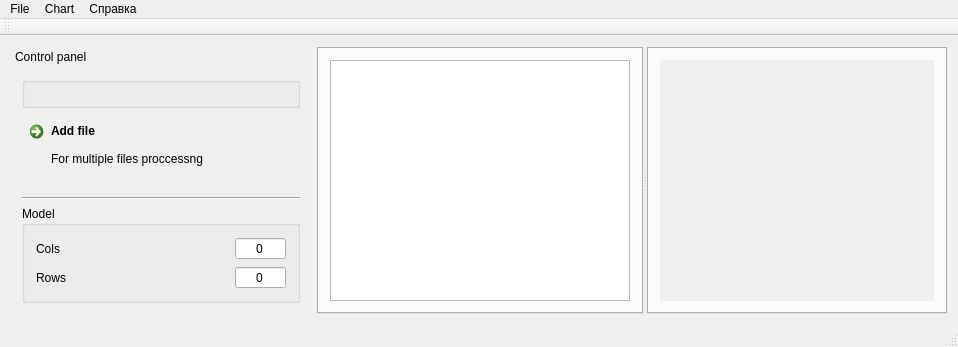
<?xml version="1.0" encoding="UTF-8"?>
<ui version="4.0">
 <class>MainWindow</class>
 <widget class="QMainWindow" name="MainWindow">
  <property name="geometry">
   <rect>
    <x>0</x>
    <y>0</y>
    <width>953</width>
    <height>347</height>
   </rect>
  </property>
  <property name="windowTitle">
   <string>Descriptors table and chart viewer</string>
  </property>
  <property name="windowIcon">
   <iconset resource="sources.qrc">
    <normaloff>:/icons/icons/favicon.png</normaloff>:/icons/icons/favicon.png</iconset>
  </property>
  <widget class="QWidget" name="centralWidget">
   <layout class="QHBoxLayout" name="horizontalLayout">
    <item>
     <widget class="QDockWidget" name="dockWidget">
      <property name="sizePolicy">
       <sizepolicy hsizetype="Maximum" vsizetype="Preferred">
        <horstretch>0</horstretch>
        <verstretch>0</verstretch>
       </sizepolicy>
      </property>
      <property name="minimumSize">
       <size>
        <width>300</width>
        <height>241</height>
       </size>
      </property>
      <property name="features">
       <set>QDockWidget::DockWidgetMovable</set>
      </property>
      <property name="allowedAreas">
       <set>Qt::BottomDockWidgetArea|Qt::LeftDockWidgetArea|Qt::RightDockWidgetArea</set>
      </property>
      <property name="windowTitle">
       <string>Control panel</string>
      </property>
      <widget class="QWidget" name="dockContent">
       <layout class="QVBoxLayout" name="verticalLayout">
        <item>
         <layout class="QVBoxLayout" name="filesVLayout">
          <item>
           <widget class="FileWidget" name="fileWidget">
            <property name="sizePolicy">
             <sizepolicy hsizetype="Preferred" vsizetype="Maximum">
              <horstretch>0</horstretch>
              <verstretch>0</verstretch>
             </sizepolicy>
            </property>
            <property name="title">
             <string/>
            </property>
           </widget>
          </item>
         </layout>
        </item>
        <item>
         <widget class="QCommandLinkButton" name="addFileBtn">
          <property name="sizePolicy">
           <sizepolicy hsizetype="Preferred" vsizetype="Maximum">
            <horstretch>0</horstretch>
            <verstretch>0</verstretch>
           </sizepolicy>
          </property>
          <property name="minimumSize">
           <size>
            <width>0</width>
            <height>70</height>
           </size>
          </property>
          <property name="text">
           <string>Add file</string>
          </property>
          <property name="icon">
           <iconset resource="sources.qrc">
            <normaloff>:/icons/icons/add.png</normaloff>:/icons/icons/add.png</iconset>
          </property>
          <property name="iconSize">
           <size>
            <width>40</width>
            <height>40</height>
           </size>
          </property>
          <property name="shortcut">
           <string>Ctrl+Shift+O</string>
          </property>
          <property name="description">
           <string>
For multiple files proccessng</string>
          </property>
         </widget>
        </item>
        <item>
         <spacer name="verticalSpacer">
          <property name="orientation">
           <enum>Qt::Vertical</enum>
          </property>
          <property name="sizeHint" stdset="0">
           <size>
            <width>20</width>
            <height>40</height>
           </size>
          </property>
         </spacer>
        </item>
        <item>
         <widget class="Line" name="line">
          <property name="orientation">
           <enum>Qt::Horizontal</enum>
          </property>
         </widget>
        </item>
        <item>
         <widget class="QGroupBox" name="groupBox">
          <property name="sizePolicy">
           <sizepolicy hsizetype="Preferred" vsizetype="Maximum">
            <horstretch>0</horstretch>
            <verstretch>0</verstretch>
           </sizepolicy>
          </property>
          <property name="title">
           <string>Model</string>
          </property>
          <layout class="QVBoxLayout" name="verticalLayout_3">
           <item>
            <layout class="QHBoxLayout" name="sizeModelHColsLayout">
             <item>
              <widget class="QLabel" name="sizeModelColLabel">
               <property name="sizePolicy">
                <sizepolicy hsizetype="Minimum" vsizetype="Preferred">
                 <horstretch>0</horstretch>
                 <verstretch>0</verstretch>
                </sizepolicy>
               </property>
               <property name="text">
                <string>Cols</string>
               </property>
               <property name="alignment">
                <set>Qt::AlignRight|Qt::AlignTrailing|Qt::AlignVCenter</set>
               </property>
              </widget>
             </item>
             <item>
              <spacer name="sizeModelHColSpacer">
               <property name="orientation">
                <enum>Qt::Horizontal</enum>
               </property>
               <property name="sizeHint" stdset="0">
                <size>
                 <width>40</width>
                 <height>20</height>
                </size>
               </property>
              </spacer>
             </item>
             <item>
              <widget class="QSpinBox" name="sizeModelColSpin">
               <property name="sizePolicy">
                <sizepolicy hsizetype="Maximum" vsizetype="Fixed">
                 <horstretch>0</horstretch>
                 <verstretch>0</verstretch>
                </sizepolicy>
               </property>
               <property name="alignment">
                <set>Qt::AlignCenter</set>
               </property>
               <property name="readOnly">
                <bool>true</bool>
               </property>
               <property name="buttonSymbols">
                <enum>QAbstractSpinBox::NoButtons</enum>
               </property>
               <property name="maximum">
                <number>1000000</number>
               </property>
              </widget>
             </item>
            </layout>
           </item>
           <item>
            <layout class="QHBoxLayout" name="sizeModelHRowsLayout">
             <item>
              <widget class="QLabel" name="sizeModelRowLabel">
               <property name="sizePolicy">
                <sizepolicy hsizetype="Minimum" vsizetype="Preferred">
                 <horstretch>0</horstretch>
                 <verstretch>0</verstretch>
                </sizepolicy>
               </property>
               <property name="text">
                <string>Rows</string>
               </property>
               <property name="alignment">
                <set>Qt::AlignRight|Qt::AlignTrailing|Qt::AlignVCenter</set>
               </property>
              </widget>
             </item>
             <item>
              <spacer name="sizeModelHRowSpacer">
               <property name="orientation">
                <enum>Qt::Horizontal</enum>
               </property>
               <property name="sizeHint" stdset="0">
                <size>
                 <width>40</width>
                 <height>20</height>
                </size>
               </property>
              </spacer>
             </item>
             <item>
              <widget class="QSpinBox" name="sizeModelRowSpin">
               <property name="sizePolicy">
                <sizepolicy hsizetype="Maximum" vsizetype="Fixed">
                 <horstretch>0</horstretch>
                 <verstretch>0</verstretch>
                </sizepolicy>
               </property>
               <property name="alignment">
                <set>Qt::AlignCenter</set>
               </property>
               <property name="readOnly">
                <bool>true</bool>
               </property>
               <property name="buttonSymbols">
                <enum>QAbstractSpinBox::NoButtons</enum>
               </property>
               <property name="suffix">
                <string/>
               </property>
               <property name="maximum">
                <number>1000000</number>
               </property>
               <property name="singleStep">
                <number>1</number>
               </property>
              </widget>
             </item>
            </layout>
           </item>
          </layout>
         </widget>
        </item>
       </layout>
      </widget>
     </widget>
    </item>
    <item>
     <widget class="QSplitter" name="splitter">
      <property name="orientation">
       <enum>Qt::Horizontal</enum>
      </property>
      <widget class="QTabWidget" name="tabWidgetTable">
       <property name="currentIndex">
        <number>0</number>
       </property>
       <property name="documentMode">
        <bool>false</bool>
       </property>
       <property name="tabBarAutoHide">
        <bool>true</bool>
       </property>
       <widget class="QWidget" name="firstFileTableTab">
        <attribute name="title">
         <string>File</string>
        </attribute>
        <layout class="QVBoxLayout" name="verticalLayout_2">
         <item>
          <widget class="QTableView" name="firstFileTableView">
           <property name="minimumSize">
            <size>
             <width>300</width>
             <height>0</height>
            </size>
           </property>
           <property name="autoFillBackground">
            <bool>true</bool>
           </property>
           <property name="sizeAdjustPolicy">
            <enum>QAbstractScrollArea::AdjustToContentsOnFirstShow</enum>
           </property>
           <property name="editTriggers">
            <set>QAbstractItemView::NoEditTriggers</set>
           </property>
           <property name="showDropIndicator" stdset="0">
            <bool>false</bool>
           </property>
           <property name="dragDropOverwriteMode">
            <bool>false</bool>
           </property>
           <property name="alternatingRowColors">
            <bool>true</bool>
           </property>
           <property name="selectionBehavior">
            <enum>QAbstractItemView::SelectColumns</enum>
           </property>
           <property name="textElideMode">
            <enum>Qt::ElideMiddle</enum>
           </property>
           <property name="sortingEnabled">
            <bool>false</bool>
           </property>
          </widget>
         </item>
        </layout>
       </widget>
      </widget>
      <widget class="QTabWidget" name="tabWidgetChart">
       <property name="minimumSize">
        <size>
         <width>300</width>
         <height>0</height>
        </size>
       </property>
       <property name="currentIndex">
        <number>0</number>
       </property>
       <property name="documentMode">
        <bool>false</bool>
       </property>
       <property name="tabBarAutoHide">
        <bool>true</bool>
       </property>
       <widget class="QWidget" name="firstFileChartTab">
        <attribute name="title">
         <string>File</string>
        </attribute>
        <layout class="QVBoxLayout" name="verticalLayout_5">
         <item>
          <widget class="ChartWidget" name="chartWidget" native="true">
           <property name="autoFillBackground">
            <bool>true</bool>
           </property>
          </widget>
         </item>
        </layout>
       </widget>
      </widget>
     </widget>
    </item>
   </layout>
  </widget>
  <widget class="QMenuBar" name="menuBar">
   <property name="geometry">
    <rect>
     <x>0</x>
     <y>0</y>
     <width>953</width>
     <height>21</height>
    </rect>
   </property>
   <widget class="QMenu" name="menuChart">
    <property name="title">
     <string>Chart</string>
    </property>
    <addaction name="chartBuildAct"/>
   </widget>
   <widget class="QMenu" name="menuAbout">
    <property name="title">
     <string>Справка</string>
    </property>
    <addaction name="githubAct"/>
    <addaction name="separator"/>
   </widget>
   <widget class="QMenu" name="menuFile">
    <property name="title">
     <string>File</string>
    </property>
    <addaction name="addFileAct"/>
    <addaction name="closeFileAction"/>
    <addaction name="separator"/>
    <addaction name="actionQuit"/>
   </widget>
   <addaction name="menuFile"/>
   <addaction name="menuChart"/>
   <addaction name="menuAbout"/>
  </widget>
  <widget class="QToolBar" name="mainToolBar">
   <attribute name="toolBarArea">
    <enum>TopToolBarArea</enum>
   </attribute>
   <attribute name="toolBarBreak">
    <bool>false</bool>
   </attribute>
  </widget>
  <widget class="QStatusBar" name="statusBar"/>
  <action name="openFileAction">
   <property name="icon">
    <iconset resource="sources.qrc">
     <normaloff>:/icons/icons/tableA.png</normaloff>:/icons/icons/tableA.png</iconset>
   </property>
   <property name="text">
    <string>Open</string>
   </property>
   <property name="toolTip">
    <string>Open comma separated file</string>
   </property>
   <property name="shortcut">
    <string>Ctrl+O</string>
   </property>
  </action>
  <action name="actionQuit">
   <property name="icon">
    <iconset resource="sources.qrc">
     <normaloff>:/icons/icons/quit.png</normaloff>:/icons/icons/quit.png</iconset>
   </property>
   <property name="text">
    <string>Quit</string>
   </property>
   <property name="toolTip">
    <string>Close app without saving</string>
   </property>
   <property name="shortcut">
    <string>Ctrl+Q</string>
   </property>
  </action>
  <action name="closeFileAction">
   <property name="icon">
    <iconset resource="sources.qrc">
     <normaloff>:/icons/icons/closeFile.png</normaloff>:/icons/icons/closeFile.png</iconset>
   </property>
   <property name="text">
    <string>Close</string>
   </property>
   <property name="toolTip">
    <string>Close file and clear tables and graphs</string>
   </property>
   <property name="shortcut">
    <string>Ctrl+W</string>
   </property>
  </action>
  <action name="addFileAct">
   <property name="icon">
    <iconset resource="sources.qrc">
     <normaloff>:/icons/icons/add.png</normaloff>:/icons/icons/add.png</iconset>
   </property>
   <property name="text">
    <string>Add</string>
   </property>
   <property name="toolTip">
    <string>Add the 2nd file for calculation</string>
   </property>
   <property name="shortcut">
    <string>Ctrl+A</string>
   </property>
  </action>
  <action name="pointsAct">
   <property name="icon">
    <iconset resource="sources.qrc">
     <normaloff>:/icons/icons/calc.png</normaloff>:/icons/icons/calc.png</iconset>
   </property>
   <property name="text">
    <string>Build points table</string>
   </property>
   <property name="toolTip">
    <string>Generate the table with points of chart and put it into bottom table</string>
   </property>
   <property name="shortcut">
    <string>Ctrl+T</string>
   </property>
  </action>
  <action name="chartBuildAct">
   <property name="icon">
    <iconset resource="sources.qrc">
     <normaloff>:/icons/icons/chart.png</normaloff>:/icons/icons/chart.png</iconset>
   </property>
   <property name="text">
    <string>View on chart</string>
   </property>
   <property name="toolTip">
    <string>Put user's set to the chart </string>
   </property>
   <property name="shortcut">
    <string>Ctrl+B</string>
   </property>
  </action>
  <action name="githubAct">
   <property name="icon">
    <iconset resource="sources.qrc">
     <normaloff>:/icons/icons/github.png</normaloff>:/icons/icons/github.png</iconset>
   </property>
   <property name="text">
    <string>Open GitHub</string>
   </property>
   <property name="toolTip">
    <string>Virew a development proccess in the gIThUB</string>
   </property>
   <property name="shortcut">
    <string>Ctrl+Alt+G, Ctrl+Alt+H</string>
   </property>
  </action>
 </widget>
 <layoutdefault spacing="6" margin="11"/>
 <customwidgets>
  <customwidget>
   <class>FileWidget</class>
   <extends>QGroupBox</extends>
   <header>widgets/filewidget.h</header>
   <container>1</container>
  </customwidget>
  <customwidget>
   <class>ChartWidget</class>
   <extends>QWidget</extends>
   <header>widgets/chartwidget.h</header>
   <container>1</container>
  </customwidget>
 </customwidgets>
 <resources>
  <include location="sources.qrc"/>
 </resources>
 <connections/>
</ui>
